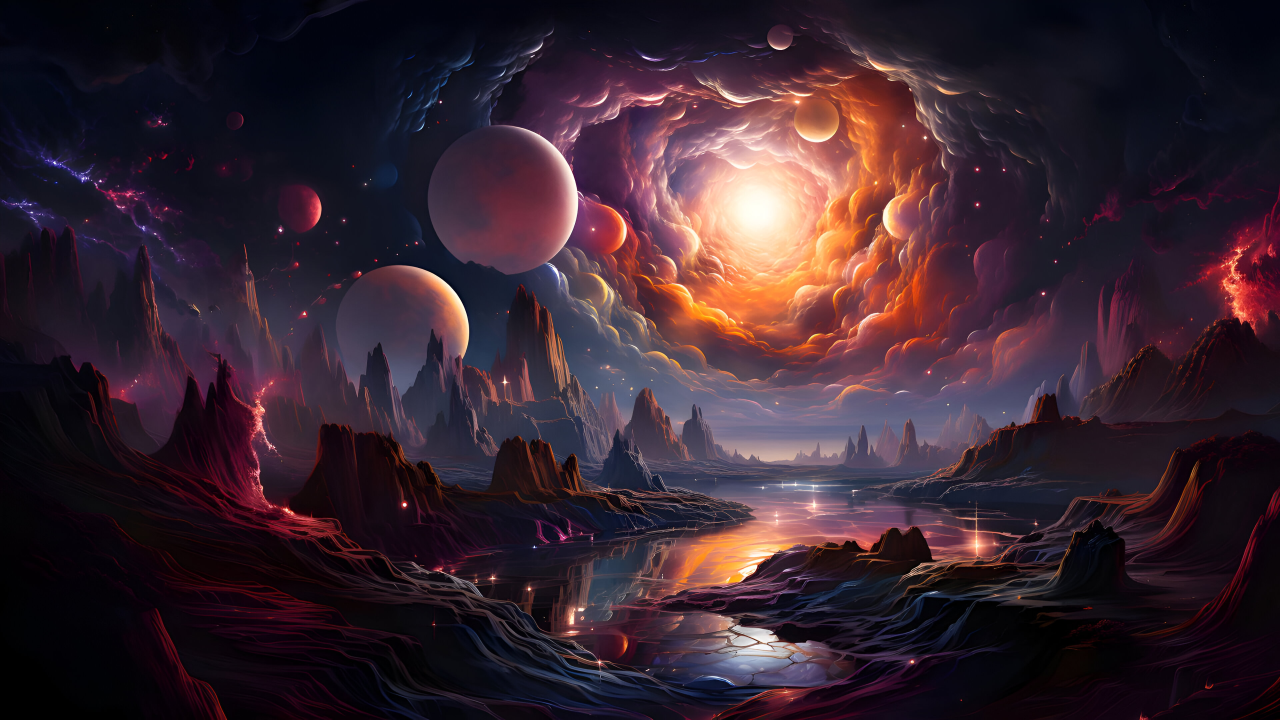
#> input picture image_space.jpeg, 3840 x 2160 px (shown at 1/3 size)
$ jupyter execute Workshop.ipynb
#> lines starting #> are read from the running program, lines starting #| are printed output that depends on the picture
# Digital Image Processing Workshop

## Basics of Image Processing

### Reading an Image

[cell 1]
import cv2
import matplotlib.pyplot as plt

[cell 2]
image = cv2.imread('image_space.jpeg')
#> image is the input picture: shape (2160, 3840, 3); mean B, G, R 47.2, 36.8, 55.6

#Print image pixels
print(image)
#> (printed output is left out)

### Displaying the image

[cell 3]
plt.imshow(image)
plt.axis("off")
plt.show()

### Extracting Height and Width of an image

[cell 4]
h , w = image.shape[:2]
#> h = 2160; w = 3840
print(f"Height : {h} , Width : {w}")
#| Height : 2160 , Width : 3840

### Extracting the RGB Values from image

OpenCV reads the pixels in the reverse order i.e BGR

[cell 5]
#Extracting RGB values at the position (101 , 0)

B , G , R = image[101 , 0]     #Here [101 , 0] is a position in the image i.e coordinates
#> B = 17; G = 4; R = 6

print(f"R : {R} , G : {G} , B : {B}")
#| R : 6 , G : 4 , B : 17

Extracting the R , G and B values seperately \
B = 0 , G = 1 and R = 2

[cell 6]
B = image[100 , 100 , 0]     #Blue component at position (100 , 100)
G = image[100 , 100 , 1]     #Green component at position (100 , 100)
R = image[100 , 100 , 2]     #Red component at position (100 , 100)
#> R = 2

print(f"R : {R} , G : {G} , B : {B}")
#| R : 2 , G : 4 , B : 17

### Region of Interest (ROI)

[cell 7]
roi = image[100:500 , 200:700]     #Row 100 to 500 and Column 200 to 700
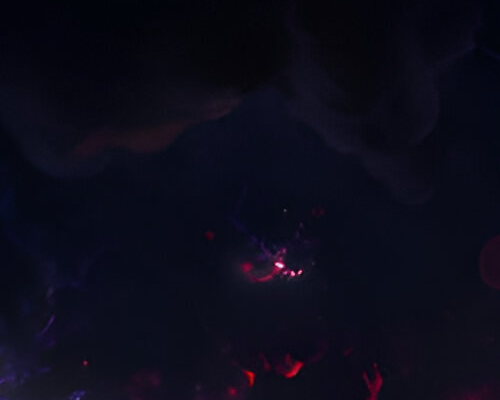
#> roi: shape (400, 500, 3); mean B, G, R 25.2, 11.6, 11.7
plt.imshow(roi)
plt.axis("off")
plt.show()

[cell 8]
#ROI compoared to original image

plt.figure(figsize = (10 , 5))
plt.subplot(1 , 2 , 1)
plt.imshow(image)
plt.axis("off")
plt.title("Original image")

plt.subplot(1 , 2 , 2)
plt.imshow(roi)
plt.axis("off")
plt.title("ROI image")

plt.show()
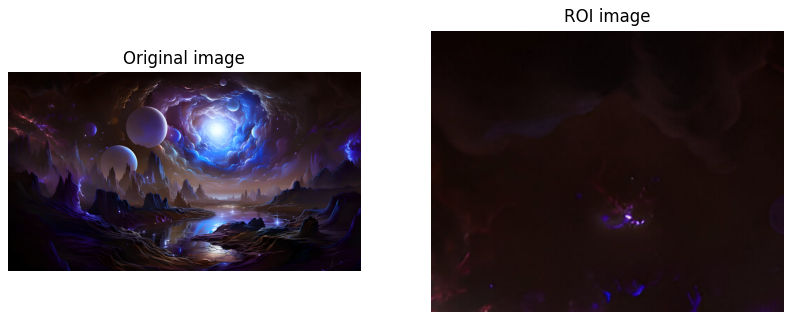
#> figure drawn by matplotlib, 2 panels; B, G, R data is drawn as R, G, B

### Resizing the image

[cell 9]
resized_image = cv2.resize(image , (500 , 500))
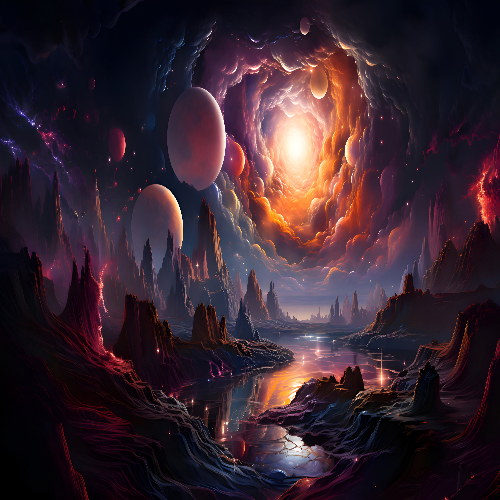
#> resized_image: shape (500, 500, 3); mean B, G, R 47.1, 36.7, 55.5
plt.axis("off")
plt.title("Resized image")
plt.imshow(resized_image)
plt.show()

### Drawing shapes in the image

[cell 10]
#First we will need to copy the original image

image_copy = image.copy()

#Drawing a rectangle in the image

rectangle = cv2.rectangle(image_copy , (418 , 388) , (1060 , 2000) , color = (0, 255, 0) , thickness = 10)
plt.axis("off")
plt.imshow(rectangle)
plt.show()

### Adding text in image

The function `cv2.putText` is used \
These are it's inputs
1. Image
2. Text
3. Position
4. Font
5. Font Size
6. Font color
7. Fon Thickness
8. Line type

[cell 11]
image_copy2 = image.copy()
text = cv2.putText(image_copy2 , "Space is Awesome" , (1000 , 1000) , cv2.FONT_HERSHEY_COMPLEX
                   , 6 , (0 , 255 , 0) , 6 , cv2.LINE_AA)

plt.imshow(text)
